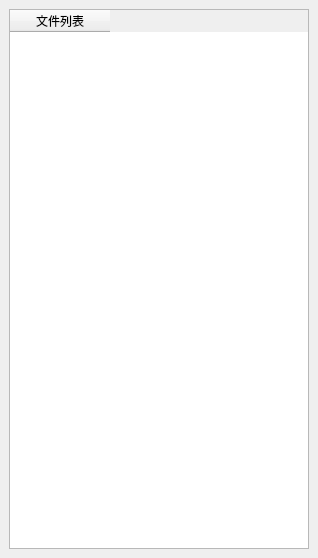
     <widget class="QStackedWidget" name="centralStackedWidget">
      <property name="currentIndex">
       <number>2</number>
      </property>
      <widget class="QWidget" name="pageInfoWidget_cps"/>
      <widget class="QWidget" name="pageInfoWidget_waveform"/>
      <widget class="QWidget" name="pageInfoWidget_process">
       <layout class="QGridLayout" name="gridLayout_3">
        <item row="0" column="0">
         <widget class="QTableWidget" name="tableWidget_filelist">
          <property name="sizePolicy">
           <sizepolicy hsizetype="Preferred" vsizetype="Expanding">
            <horstretch>0</horstretch>
            <verstretch>0</verstretch>
           </sizepolicy>
          </property>
          <property name="minimumSize">
           <size>
            <width>300</width>
            <height>540</height>
           </size>
          </property>
          <property name="verticalScrollBarPolicy">
           <enum>Qt::ScrollBarAlwaysOff</enum>
          </property>
          <property name="horizontalScrollBarPolicy">
           <enum>Qt::ScrollBarAlwaysOff</enum>
          </property>
          <property name="sizeAdjustPolicy">
           <enum>QAbstractScrollArea::AdjustIgnored</enum>
          </property>
          <property name="selectionMode">
           <enum>QAbstractItemView::NoSelection</enum>
          </property>
          <property name="selectionBehavior">
           <enum>QAbstractItemView::SelectItems</enum>
          </property>
          <property name="showGrid">
           <bool>true</bool>
          </property>
          <property name="gridStyle">
           <enum>Qt::SolidLine</enum>
          </property>
          <property name="rowCount">
           <number>0</number>
          </property>
          <attribute name="verticalHeaderVisible">
           <bool>true</bool>
          </attribute>
          <column>
           <property name="text">
            <string>文件列表</string>
           </property>
          </column>
         </widget>
        </item>
       </layout>
      </widget>
     </widget>
